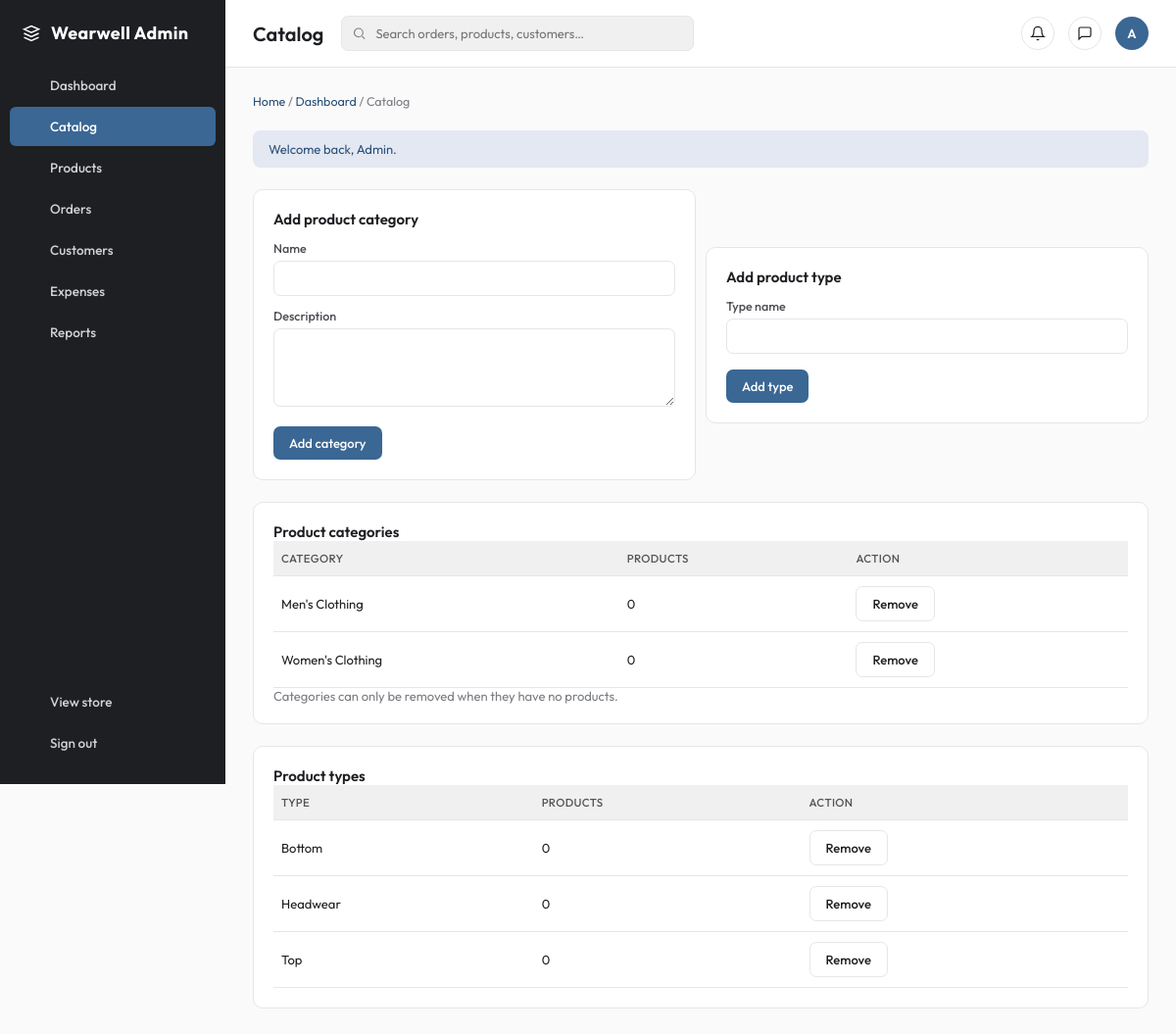
/admin/catalog.php (signed in), run on the app's committed database.
### tables this page shows
CREATE TABLE product_categories (
    product_category_id INT UNSIGNED AUTO_INCREMENT PRIMARY KEY,
    category_name VARCHAR(100) NOT NULL UNIQUE,
    description TEXT NULL,
    is_active TINYINT(1) NOT NULL DEFAULT 1
);

CREATE TABLE product_types (
    product_type_id INT UNSIGNED AUTO_INCREMENT PRIMARY KEY,
    type_name VARCHAR(100) NOT NULL UNIQUE
);

### includes/functions.php (called while the page is built, shortened)
<?php
function e(mixed $value): string
{
    return htmlspecialchars((string) $value, ENT_QUOTES, "UTF-8");
}
function current_user(): ?array
{
    return $_SESSION["user"] ?? null;
}

### admin/catalog.php (the view, shortened to what this page needs)
<?php
require_once __DIR__ . "/../includes/functions.php";
$cats = $pdo
    ->query(
        "SELECT pc.product_category_id,pc.category_name,COUNT(p.product_id) AS product_count
        FROM product_categories pc
        LEFT JOIN products p ON p.product_category_id=pc.product_category_id
        WHERE pc.is_active=1
        GROUP BY pc.product_category_id,pc.category_name
        ORDER BY pc.category_name",
    )
    ->fetchAll();
$types = $pdo
    ->query(
        "SELECT pt.product_type_id,pt.type_name,COUNT(p.product_id) AS product_count
        FROM product_types pt
        LEFT JOIN products p ON p.product_type_id=pt.product_type_id
        GROUP BY pt.product_type_id,pt.type_name
        ORDER BY pt.type_name",
    )
    ->fetchAll();
$pageTitle = "Catalog";
require __DIR__ . "/../includes/admin_header.php";
?>
<div class="row">
  <form class="form-card" method="post">
    <h2>Add product category</h2>
    <input type="hidden" name="csrf" value="<?= e(
        csrf_token(),
    ) ?>" /><input type="hidden" name="kind" value="category" /><label>Name</label><input name="category_name" /><label>Description</label
    ><textarea name="description"></textarea><button>Add category</button>
  </form>
  <form class="form-card" method="post">
    <h2>Add product type</h2>
    <input type="hidden" name="csrf" value="<?= e(
        csrf_token(),
    ) ?>" /><input type="hidden" name="kind" value="type" /><label>Type name</label><input name="type_name" /><button>Add type</button>
  </form>
</div>
<section class="card">
<h2>Product categories</h2>
<?php if ($cats): ?>
<table>
  <thead><tr><th>Category</th><th>Products</th><th>Action</th></tr></thead>
  <tbody>
    <?php foreach ($cats as $category): ?>
      <tr>
        <td><?= e($category["category_name"]) ?></td>
        <td><?= number_format((int) $category["product_count"]) ?></td>
        <td>
          <?php if ((int) $category["product_count"] === 0): ?>
            <form method="post" onsubmit="return confirm('Remove this category from the catalog?');">
              <button type="submit" class="secondary">Remove</button>
            </form>
          <?php else: ?>
            <span class="muted">Remove products first</span>
          <?php endif; ?>
        </td>
      </tr>
    <?php endforeach; ?>
  </tbody>
</table>
<?php else: ?>
<p class="empty-note">No categories yet. Add a category to start organizing products.</p>
<?php endif; ?>
<p class="empty-note">Categories can only be removed when they have no products.</p>
</section>
<section class="card">
<h2>Product types</h2>
<?php if ($types): ?>
<table>
  <thead><tr><th>Type</th><th>Products</th><th>Action</th></tr></thead>
  <tbody>
    <?php foreach ($types as $type): ?>
      <tr>
        <td><?= e($type["type_name"]) ?></td>
        <td><?= number_format((int) $type["product_count"]) ?></td>
        <td>
          <?php if ((int) $type["product_count"] === 0): ?>
            <form method="post" onsubmit="return confirm('Permanently remove this unused product type?');">
              <button type="submit" class="secondary">Remove</button>
            </form>
          <?php else: ?>
            <span class="muted">Reassign products first</span>
          <?php endif; ?>
        </td>
      </tr>
    <?php endforeach; ?>
  </tbody>
</table>
<?php else: ?>
<p class="empty-note">No product types yet.</p>
<?php endif; ?>
</section>
<?php require __DIR__ . "/../includes/admin_footer.php"; ?>

### includes/admin_header.php (shortened to what this page needs)
<?php
require_once __DIR__ . "/functions.php";
$pageTitle = $pageTitle ?? "Dashboard";
$notice = $_SESSION["flash"] ?? null;
$here = basename($_SERVER["SCRIPT_NAME"] ?? "index.php");
$initial = strtoupper(substr(current_user()["name"] ?? "A", 0, 1));
$icons = [
    "dashboard" =>
        '<rect x="3" y="3" width="7" height="7" rx="1"/><rect x="14" y="3" width="7" height="7" rx="1"/><rect x="3" y="14" width="7" height="7" rx="1"/><rect x="14" y="14" width="7" height="7" rx="1"/>',
    "catalog" =>
        '<path d="M4 7l8-4 8 4-8 4-8-4z"/><path d="M4 7v10l8 4 8-4V7"/>',
    "products" =>
        '<path d="M6 2l1 5h10l1-5"/><path d="M4 7h16l-1.5 13a2 2 0 0 1-2 2H7.5a2 2 0 0 1-2-2L4 7z"/>',
    "orders" =>
        '<circle cx="9" cy="20" r="1.4"/><circle cx="18" cy="20" r="1.4"/><path d="M2 3h2l2.6 13.2a2 2 0 0 0 2 1.6h8.8a2 2 0 0 0 2-1.6L21 7H6"/>',
    "users" =>
        '<circle cx="12" cy="8" r="3.4"/><path d="M4.5 20a7.5 7.5 0 0 1 15 0"/>',
    "expenses" => '<path d="M3 20h18"/><path d="M6 20V10M12 20V4M18 20V14"/>',
    "reports" =>
        '<path d="M4 19V5"/><path d="M4 19h16"/><path d="M8 19v-6M13 19v-9M18 19v-4"/>',
    "store" => '<path d="M3 10l9-7 9 7v10a1 1 0 0 1-1 1H4a1 1 0 0 1-1-1z"/>',
    "out" =>
        '<path d="M9 21H5a2 2 0 0 1-2-2V5a2 2 0 0 1 2-2h4"/><path d="M16 17l5-5-5-5M21 12H9"/>',
];
$links = [
    "index.php" => ["Dashboard", "dashboard"],
    "catalog.php" => ["Catalog", "catalog"],
    "products.php" => ["Products", "products"],
    "orders.php" => ["Orders", "orders"],
    "users.php" => ["Customers", "users"],
    "expenses.php" => ["Expenses", "expenses"],
    "reports.php" => ["Reports", "reports"],
];
?>
<!doctype html>
<html lang="en">
<head>
    <link
        rel="stylesheet"
        href="<?= APP_BASE ?>/assets/css/admin.css?v=<?= filemtime(
            __DIR__ . "/../assets/css/admin.css",
        ) ?>"
    >
</head>
<body>
<div class="wrap">
    <aside class="side">
        <div class="brand">
            <svg width="20" height="20" viewBox="0 0 24 24" fill="none" stroke="currentColor" stroke-width="1.8" aria-hidden="true">
                <path d="M3 7l9-4 9 4-9 4-9-4z"/>
                <path d="M3 12l9 4 9-4"/>
                <path d="M3 17l9 4 9-4"/>
            </svg>
            Wearwell Admin
        </div>
        <nav aria-label="Primary">
            <?php foreach ($links as $file => [$label, $icon]): ?>
                <a
                    href="<?= APP_BASE ?>/admin/<?= e($file) ?>"
                    <?= $here === $file
                        ? 'class="active" aria-current="page"'
                        : "" ?>
                >
                    <svg viewBox="0 0 24 24" aria-hidden="true"><?= $icons[
                        $icon
                    ] ?></svg>
                    <?= e($label) ?>
                </a>
            <?php endforeach; ?>
        </nav>
        <div class="spacer"></div>
        <nav aria-label="Account">
            <a href="<?= APP_BASE ?>/index.php">
                <svg viewBox="0 0 24 24" aria-hidden="true"><?= $icons[
                    "store"
                ] ?></svg>
                View store
            </a>
            <a href="<?= APP_BASE ?>/user/logout.php">
                <svg viewBox="0 0 24 24" aria-hidden="true"><?= $icons[
                    "out"
                ] ?></svg>
                Sign out
            </a>
        </nav>
    </aside>
    <div class="main">
        <header class="topbar">
            <h1><?= e($pageTitle) ?></h1>
            <?php if ($here !== "products.php"): ?>
                <div class="search">
                    <svg viewBox="0 0 24 24" aria-hidden="true"><circle cx="11" cy="11" r="7"/><path d="M21 21l-4.3-4.3"/></svg>
                    <input
                        id="q"
                        type="search"
                        placeholder="Search orders, products, customers…"
                        data-table-filter
                    >
                </div>
            <?php endif; ?>
            <div class="top-actions">
                <button type="button" class="icon-btn" aria-label="Notifications">
                    <svg viewBox="0 0 24 24" aria-hidden="true"><path d="M18 8a6 6 0 1 0-12 0c0 7-3 9-3 9h18s-3-2-3-9"/><path d="M13.7 21a2 2 0 0 1-3.4 0"/></svg>
                </button>
                <button type="button" class="icon-btn" aria-label="Messages">
                    <svg viewBox="0 0 24 24" aria-hidden="true"><path d="M21 15a2 2 0 0 1-2 2H7l-4 4V5a2 2 0 0 1 2-2h14a2 2 0 0 1 2 2z"/></svg>
                </button>
                <div class="avatar" title="<?= e(
                    current_user()["name"] ?? "",
                ) ?>"><?= e($initial) ?></div>
            </div>
        </header>
        <div class="content">
            <div class="crumb">
                <a href="<?= APP_BASE ?>/index.php">Home</a> /
                <?php if ($here === "index.php"): ?>
                    Dashboard
                <?php else: ?>
                    <a href="<?= APP_BASE ?>/admin/index.php">Dashboard</a> / <?= e(
    $pageTitle,
) ?>
                <?php endif; ?>
            </div>
            <?php if ($notice): ?>
                <div class="notice <?= e($notice[1]) ?>"><?= e(
    $notice[0],
) ?></div>
            <?php endif; ?>

### includes/admin_footer.php (shortened to what this page needs)
        </div>
    </div>
</div>
</body>
</html>

### assets/css/admin.css (style rules this page uses)
* { box-sizing: border-box; }
body { margin: 0; font-family: "Outfit", system-ui, sans-serif; background: #fafafa; color: #1d1f22; }
a { color: #2b5079; text-decoration: none; }
.wrap { display: flex; min-height: 100vh; }
.side { width: 230px; flex: 0 0 230px; background: #1d1f22; color: #fff; display: flex; flex-direction: column; padding: 22px 0; position: sticky; top: 0; height: 100vh; overflow-y: auto; }
.side .brand { font-weight: 700; font-size: 18px; letter-spacing: 0.02em; padding: 0 22px 22px; display: flex; align-items: center; gap: 10px; color: #fff; }
.side nav { display: flex; flex-direction: column; gap: 2px; padding: 0 10px; }
.side a { display: flex; align-items: center; gap: 12px; padding: 11px 12px; border-radius: 6px; color: #cfd2d6; font-size: 13.5px; font-weight: 500; }
.side a svg { width: 17px; height: 17px; flex: 0 0 17px; stroke: currentColor; fill: none; stroke-width: 1.7; }
.side a.active { background: #3a6794; color: #fff; }
.side .spacer { flex: 1; }
.main { flex: 1; min-width: 0; display: flex; flex-direction: column; }
.topbar { display: flex; align-items: center; gap: 18px; padding: 16px 28px; background: #fff; border-bottom: 1px solid #e6e6e6; }
.topbar h1 { font-size: 20px; font-weight: 600; margin: 0; white-space: nowrap; }
.search { flex: 1; max-width: 360px; position: relative; }
.search input { width: 100%; padding: 9px 12px 9px 34px; border: 1px solid #e6e6e6; border-radius: 7px; font: inherit; font-size: 13px; background: #f0f0f0; }
.search svg { position: absolute; left: 11px; top: 50%; transform: translateY(-50%); width: 15px; height: 15px; stroke: #7a7d82; fill: none; stroke-width: 1.8; }
.top-actions { display: flex; align-items: center; gap: 14px; margin-left: auto; }
.icon-btn { width: 34px; height: 34px; border-radius: 50%; border: 1px solid #e6e6e6; background: #fff; display: grid; place-items: center; cursor: pointer; color: #1d1f22; padding: 0; }
.icon-btn svg { width: 16px; height: 16px; stroke: currentColor; fill: none; stroke-width: 1.8; }
.avatar { width: 34px; height: 34px; border-radius: 50%; background: #3a6794; color: #fff; display: grid; place-items: center; font-size: 13px; font-weight: 600; }
.content { padding: 26px 28px; display: flex; flex-direction: column; gap: 22px; }
.crumb { font-size: 12.5px; color: #7a7d82; }
.crumb a { color: #2b5079; }
.card { background: #fff; border: 1px solid #e6e6e6; border-radius: 10px; padding: 20px; }
.card h2 { font-size: 15px; font-weight: 600; margin: 0 0 16px; }
table { width: 100%; border-collapse: collapse; font-size: 13px; }
th, td { text-align: left; padding: 10px 8px; border-bottom: 1px solid #e6e6e6; }
th { background: #f0f0f0; font-weight: 500; color: #555; font-size: 11.5px; text-transform: uppercase; letter-spacing: 0.03em; }
.empty-note { font-size: 13px; color: #7a7d82; margin: 0; }
.content h2 { font-size: 15px; font-weight: 600; margin: 0; }
.form-card { background: #fff; border: 1px solid #e6e6e6; border-radius: 10px; padding: 20px; max-width: 640px; margin: 0; }
.form-card h2, .form-card h3 { margin: 0 0 6px; }
label { display: block; font-size: 12.5px; font-weight: 500; margin: 12px 0 5px; color: #4a4d52; }
input, select, textarea { width: 100%; padding: 9px 12px; border: 1px solid #e6e6e6; border-radius: 7px; font: inherit; font-size: 13px; background: #fff; color: #1d1f22; }
textarea { min-height: 80px; }
button, .button { display: inline-block; background: #3a6794; border: 0; border-radius: 7px; color: #fff; padding: 9px 16px; font: 500 13px "Outfit", sans-serif; cursor: pointer; text-decoration: none; }
button.secondary, .button.secondary { background: #fff; color: #1d1f22; border: 1px solid #e6e6e6; }
.form-card button { margin-top: 16px; }
.row { display: flex; gap: 10px; align-items: center; flex-wrap: wrap; }
.row > * { flex: 1; }
.notice { padding: 11px 16px; background: #e3e8f2; color: #2b5079; border-radius: 8px; font-size: 13px; }

### data on the page
product_categories: category_name "Men's Clothing", product_count "0"
product_categories: category_name "Women's Clothing", product_count "0"
product_types: type_name "Bottom", product_count "0"
product_types: type_name "Headwear", product_count "0"
product_types: type_name "Top", product_count "0"

### other printed values
$label "Dashboard"
$label "Catalog"
$label "Products"
$label "Orders"
$label "Customers"
$label "Expenses"
$label "Reports"
$pageTitle "Catalog"
$initial "A"
$notice[0] "Welcome back, Admin."
